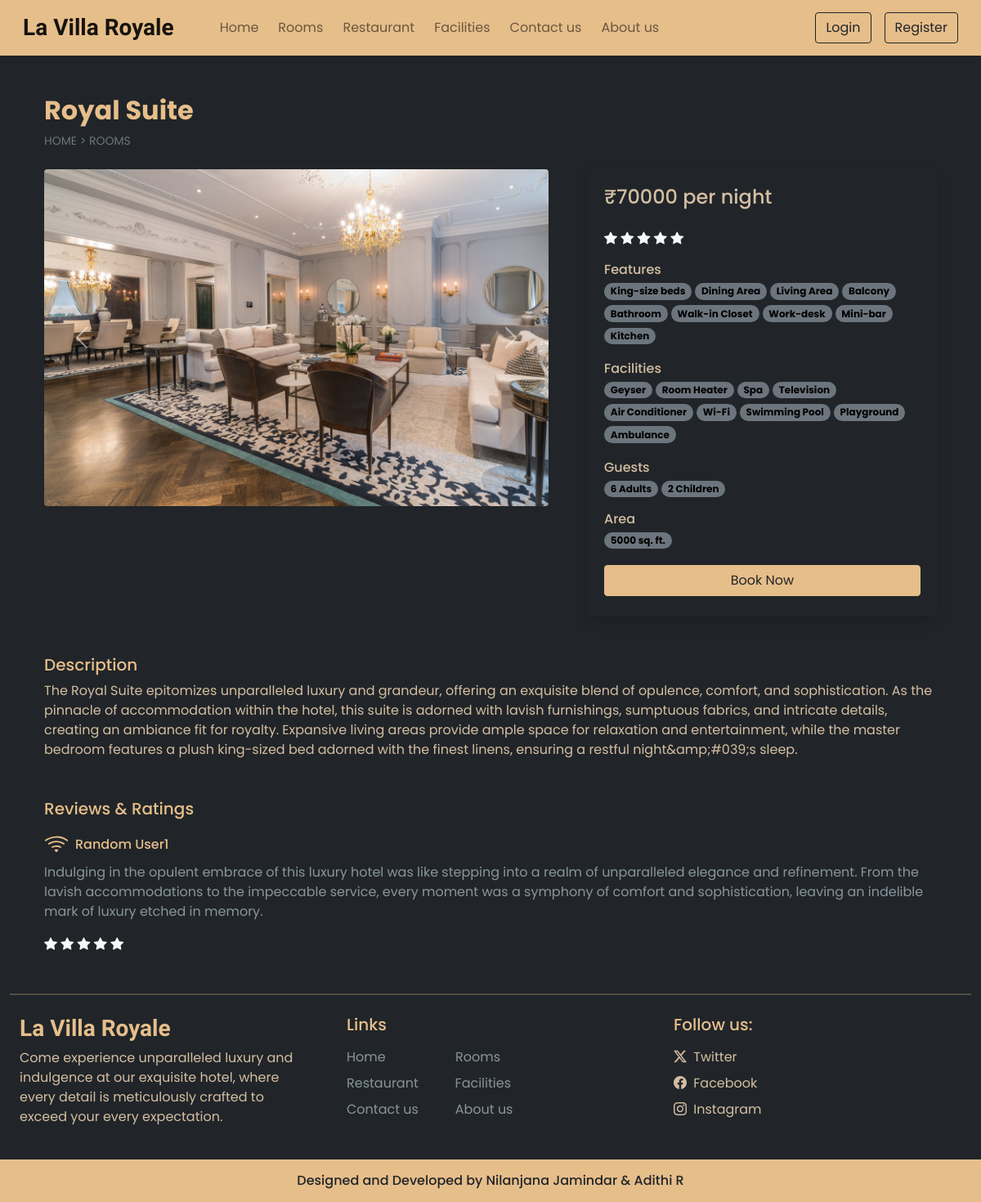
Page /room_details.php?id=3 on the committed database.
### tables this page shows
CREATE TABLE `settings` (
  `sr_no` int(11) NOT NULL,
  `site_title` varchar(50) NOT NULL,
  `site_about` varchar(250) NOT NULL,
  `shutdown` tinyint(1) NOT NULL
);

CREATE TABLE `rooms` (
  `id` int(11) NOT NULL,
  `name` varchar(150) NOT NULL,
  `area` int(11) NOT NULL,
  `price` int(11) NOT NULL,
  `quantity` int(11) NOT NULL,
  `adult` int(11) NOT NULL,
  `children` int(11) NOT NULL,
  `description` varchar(600) NOT NULL,
  `status` tinyint(4) NOT NULL,
  `removed` int(11) NOT NULL DEFAULT 0
);

CREATE TABLE `room_images` (
  `sr_no` int(11) NOT NULL,
  `room_id` int(11) NOT NULL,
  `image` varchar(150) NOT NULL,
  `thumb` tinyint(4) NOT NULL DEFAULT 0
);

CREATE TABLE `features` (
  `id` int(11) NOT NULL,
  `name` varchar(50) NOT NULL
);

CREATE TABLE `facilities` (
  `id` int(11) NOT NULL,
  `icon` varchar(150) NOT NULL,
  `name` varchar(50) NOT NULL,
  `description` varchar(200) NOT NULL
);

### admin/inc/db_config.php (called while the page is built, shortened)
<?php
    function select($sql,$values,$datatypes)
    {
        $con = $GLOBALS['con'];
        if($stmt = mysqli_prepare($con,$sql))
        {
            mysqli_stmt_bind_param($stmt,$datatypes,...$values);
            if(mysqli_stmt_execute($stmt))
            {
                $res = mysqli_stmt_get_result($stmt);
                return $res;
            }
            else
            {
                mysqli_stmt_close($stmt);
                die("Query cannot be executed - Select");
            }
        }
        else
        {
            die("Query cannot be prepared - Select");
        }
    }
?>

### room_details.php (the view, shortened to what this page needs)
<!DOCTYPE html>
<html lang="en">
<head>
    <?php require('inc/links.php');?>
</head>
<body class="bg-dark">
    <?php require('inc/header.php');?>
    <?php
        $data = filteration($_GET);
        $room_res = select("SELECT * FROM `rooms` WHERE `id`=? AND `status`=? AND `removed`=?",[$data['id'],1,0],'iii');
        $room_data = mysqli_fetch_assoc($room_res);
    ?>
    <div class="container">
        <div class="row">
            <div class="col-12 my-5 mb-4 px-4">
                <h2 class="fw-bold" style="color:#e6be8a;"><?php echo $room_data['name']?></h2>
                <div style="font-size: 14px;">
                    <a href="index.php" class="text-secondary text-decoration-none">HOME</a>
                    <span class="text-secondary"> > </span>
                    <a href="rooms.php" class="text-secondary text-decoration-none">ROOMS</a>
                </div>
            </div>
            <div class="col-lg-7 col-md-12 px-4">
                <div id="roomCarousel" class="carousel slide" data-bs-ride="carousel">
                    <div class="carousel-inner">
                        <?php
                            $room_img = ROOMS_IMG_PATH."thumbnail.jpg";
                            $img_q = mysqli_query($con,"SELECT * FROM `room_images`
                                                        WHERE `room_id`='$room_data[id]'");
                            if(mysqli_num_rows($img_q)>0)
                            {
                                $active_class = 'active';
                                while($img_res = mysqli_fetch_assoc($img_q))
                                {
                                    echo"
                                        <div class='carousel-item $active_class'>
                                            <img src='".ROOMS_IMG_PATH.$img_res['image']."' class='d-block w-100 rounded'>
                                        </div>
                                    ";
                                    $active_class='';
                                }
                            }
                            else
                            {
                                echo "
                                    <div class='carousel-item active'>
                                        <img src='$room_img' class='d-block w-100'>
                                    </div>
                                ";
                            }
                        ?>
                    </div>
                    <button class="carousel-control-prev" type="button" data-bs-target="#roomCarousel" data-bs-slide="prev">
                        <span class="carousel-control-prev-icon" aria-hidden="true"></span>
                    </button>
                    <button class="carousel-control-next" type="button" data-bs-target="#roomCarousel" data-bs-slide="next">
                        <span class="carousel-control-next-icon" aria-hidden="true"></span>
                    </button>
                </div>
            </div>
            <div class="col-lg-5 col-md-12 px-4">
                <div class="card bg-dark mb-4 border-top border-4 border-dark rounded shadow">
                    <div class="card-body">
                        <?php
                            echo<<<price
                                <h4 class="mb-4" style="color: #d4bea2;">₹$room_data[price] per night</h4>
                            price;
                            echo<<<rating
                                <div class="rating mb-3">
                                    <i class="bi bi-star-fill text-light"></i>
                                    <i class="bi bi-star-fill text-light"></i>
                                    <i class="bi bi-star-fill text-light"></i>
                                    <i class="bi bi-star-fill text-light"></i>
                                    <i class="bi bi-star-fill text-light"></i>
                                </div>
                            rating;
                            $fea_q = mysqli_query($con,"SELECT f.name FROM `features` f
                                                        INNER JOIN `room_features` rfea ON f.id = rfea.features_id
                                                        WHERE rfea.room_id = '$room_data[id]'");
                            $features_data = "";
                            while($fea_row = mysqli_fetch_assoc($fea_q))
                            {
                                $features_data .="<span class='badge rounded-pill bg-secondary text-wrap me-1 mb-1' style='color:#000000;'>$fea_row[name]</span>";
                            }
                            echo<<<features
                                <div class="features mb-3">
                                    <h6 class="mb-1" style="color:#d4bea2;">Features</h6>
                                    $features_data
                                </div>
                            features;
                            $fac_q = mysqli_query($con,"SELECT f.name FROM `facilities` f
                                                        INNER JOIN `room_facilities` rfac ON f.id = rfac.facilities_id
                                                        WHERE rfac.room_id = '$room_data[id]'");
                            $facilities_data = "";
                            while($fac_row = mysqli_fetch_assoc($fac_q))
                            {
                            $facilities_data .="<span class='badge rounded-pill bg-secondary text-wrap me-1 mb-1' style='color:#000000;'>$fac_row[name]</span>";
                            }
                            echo<<<facilities
                                <div class="facilities mb-3">
                                    <h6 class="mb-1" style="color:#d4bea2;">Facilities</h6>
                                    $facilities_data
                                </div>
                            facilities;
                            echo<<<guests
                                <div class="mb-3">
                                    <h6 class="mb-1" style="color:#d4bea2;">Guests</h6>
                                    <span class="badge rounded-pill bg-secondary text-wrap" style="color:#000000;">
                                        $room_data[adult] Adults
                                    </span>
                                    <span class="badge rounded-pill bg-secondary text-wrap" style="color:#000000;">
                                        $room_data[children] Children
                                    </span>
                                </div>
                            guests;
                            echo<<<area
                                <div class="mb-3">
                                    <h6 class="mb-1" style="color:#d4bea2;">Area</h6>
                                    <span class='badge rounded-pill bg-secondary text-wrap me-1 mb-1' style='color:#000000;'>
                                        $room_data[area] sq. ft.
                                    </span>
                                </div>
                            area;
                        if(!$settings_r['shutdown'])
                        {
                            $login=0;
                            echo<<<book
                                <button onclick='checkLoginToBook($login,$room_data[id])' class="btn w-100 text-dark custom-bg shadow-none mb-1">Book Now</button>
                            book;
                        }
                        ?>
                    </div>
                </div>
            </div>
            <div class="col-12 mt-4 px-4">
                <div class="mb-5">
                    <h5 style="color:#e6be8a;">Description</h5>
                    <p style="color:#d4bea2;">
                        <?php echo $room_data['description']?>
                    </p>
                </div>
                <div class="rewiew-rating">
                    <h5 class="mb-3" style="color:#e6be8a;">Reviews & Ratings</h5>
                    <div class="d-flex align-items-center mb-2">
                        <img src="LVRimages/features/wifi.svg" width="30px">
                        <h6 class="m-0 ms-2" style="color:#e6be8a;">Random User1</h6>
                    </div>
                    <p style="color:#88959c;">
                        Indulging in the opulent embrace of this luxury hotel was like stepping into a realm of unparalleled elegance
                        and refinement. From the lavish accommodations to the impeccable service, every moment was a symphony of
                        comfort and sophistication, leaving an indelible mark of luxury etched in memory.
                    </p>
                    <div class="rating">
                        <i class="bi bi-star-fill text-light"></i>
                        <i class="bi bi-star-fill text-light"></i>
                        <i class="bi bi-star-fill text-light"></i>
                        <i class="bi bi-star-fill text-light"></i>
                        <i class="bi bi-star-fill text-light"></i>
                    </div>
                </div>
            </div>
        </div>
    </div>
    <?php require('inc/footer.php');?>
</body>
</html>

### inc/header.php (shortened to what this page needs)
<nav id="nav-bar" class="navbar navbar-expand-lg navbar-light px-lg-3 py-lg-2 shadow-sm sticky-top" style="background-color: #e6be8a;">
    <div class="container-fluid">
        <a class="navbar-brand me-5 fw-bold fs-3 h-font" href="index.php"><?php echo $settings_r['site_title']?></a>
        <div class="collapse navbar-collapse" id="navbarSupportedContent">
            <ul class="navbar-nav me-auto mb-2 mb-lg-0">
                <li class="nav-item">
                    <a class="nav-link me-2" href="index.php">Home</a>
                </li>
                <li class="nav-item">
                    <a class="nav-link me-2" href="rooms.php">Rooms</a>
                </li>
                <li class="nav-item">
                    <a class="nav-link me-2" href="/DBMS Mini Project/RestaurantProject-main/customerSide/home/home.php" target="_blank">Restaurant</a>
                </li>
                <li class="nav-item">
                    <a class="nav-link me-2" href="facilities.php">Facilities</a>
                </li>
                <li class="nav-item">
                    <a class="nav-link me-2" href="contact.php">Contact us</a>
                </li>
                <li class="nav-item">
                    <a class="nav-link" href="about.php">About us</a>
                </li>
            </ul>
            <div class="d-flex">
                <?php
                    if(isset($_SESSION['login']) && $_SESSION['login']==true)
                    {
                        $path = USERS_IMG_PATH;
                        echo<<<data
                        <div class="btn-group">
                            <button type="button" class="btn btn-outline-dark shadow-none dropdown-toggle" data-bs-toggle="dropdown" data-bs-display="static" aria-expanded="false">
                                <img src="$path$_SESSION[uPic]" style="width:25px; height:25px;" class="me-1">
                                $_SESSION[uName]
                            </button>
                            <ul class="dropdown-menu dropdown-menu-lg-end">
                                <li><a class="dropdown-item" href="logout.php">Logout</a></li>
                            </ul>
                        </div>
                        data;
                    }
                    else
                    {
                        echo<<<data
                            <button type="button" class="btn btn-outline-dark shadow-none me-lg-3 me-2" data-bs-toggle="modal" data-bs-target="#loginModal">
                                Login
                            </button>
                            <button type="button" class="btn btn-outline-dark shadow-none" data-bs-toggle="modal" data-bs-target="#registerModal">
                                Register
                            </button>
                        data;
                    }
                ?>
            </div>
        </div>
    </div>
</nav>

### inc/footer.php (shortened to what this page needs)
<div class="container-fluid bg-dark mt-5">
    <hr style="color:#e6be8a; margin: 0 auto; height: 1.5px;">
    <div class="row">
        <div class="col-lg-4 p-4">
            <h3 class="h-font fw-bold fs-3 mb-2" style="color:#e6be8a;"><?php echo $settings_r['site_title']?></h3>
            <p style="color:#d4bea2;">
            <?php echo $settings_r['site_about']?>
            </p>
        </div>
        <div class="col-lg-4 p-4">
            <h5 class="mb-3" style="color:#e6be8a;">Links</h5>
            <a href="index.php" class="d-inline-block mb-2 text-decoration-none" style="color:#88959c;">Home</a> &emsp; &emsp; &emsp; &emsp;
            <a href="rooms.php" class="d-inline-block mb-2 text-decoration-none" style="color:#88959c;">Rooms</a><br>
            <a href="/DBMS Mini Project/RestaurantProject-main/customerSide/home/home.php" target="_blank" class="d-inline-block mb-2 text-decoration-none" style="color:#88959c;">Restaurant</a> &emsp; &emsp;
            <a href="facilities.php" class="d-inline-block mb-2 text-decoration-none" style="color:#88959c;">Facilities</a><br>
            <a href="contact.php" class="d-inline-block mb-2 text-decoration-none" style="color:#88959c;">Contact us</a> &emsp; &emsp;
            <a href="about.php" class="d-inline-block mb-2 text-decoration-none" style="color:#88959c;">About us</a>
        </div>
        <div class="col-lg-4 p-4">
            <h5 class="mb-3" style="color:#e6be8a;">Follow us:</h5>
            <?php
                if($contact_r['tw']!='')
                {
                    echo<<<data
                        <a href="$contact_r[tw]" class="d-inline-block mb-2 text-decoration-none" style="color:#d4bea2;" target="_blank">
                            <i class="bi bi-twitter-x me-1" style="color:#d4bea2;"></i> Twitter
                        </a><br>
                    data;
                }
            ?>
            <a href="<?php echo $contact_r['fb']?>" class="d-inline-block mb-2 text-decoration-none" style="color:#d4bea2;" target="_blank">
                <i class="bi bi-facebook me-1" style="color:#d4bea2;"></i> Facebook
            </a><br>
            <a href="<?php echo $contact_r['insta']?>" class="d-inline-block text-decoration-none" style="color:#d4bea2;" target="_blank">
                <i class="bi bi-instagram me-1" style="color:#d4bea2;"></i> Instagram
            </a>
        </div>
    </div>
</div>
<h6 class="text-center text-dark p-3 m-0" style="background-color:#e6be8a;">Designed and Developed by Nilanjana Jamindar & Adithi R</h6>

### css/common.css (style rules this page uses)
:root { --gold: #e6be8a; --gold_hover: #e7b069; }
* { font-family: 'Poppins', sans-serif; }
.h-font { font-family: 'Merienda', cursive; }
.custom-bg { background-color: var(--gold); border: 1px solid var(--gold); }

### rows in the picture
settings: site_title "La Villa Royale", site_about "Come experience unparalleled luxury and indulgence at our exquisite hotel, where every detail is meticulously crafted to exceed your every expectation."
rooms: name "Royal Suite", price "70000", adult "6", children "2", area "5000", description "The Royal Suite epitomizes unparalleled luxury and grandeur, offering an exquisite blend of opulence, comfort, and sophistication. As the pinnacle of accommodation within the hotel, this suite is adorned with lavish furnishings, sumptuous fabrics, and intricate details, creating an ambiance fit for royalty. Expansive living areas provide ample space for relaxation and entertainment, while the master bedroom features a plush king-sized bed adorned with the finest linens, ensuring a restful night&amp;#039;s sleep."
room_images: image (picture)
features: name "King-size beds"
features: name "Dining Area"
features: name "Living Area"
features: name "Balcony"
features: name "Bathroom"
features: name "Walk-in Closet"
features: name "Work-desk"
features: name "Mini-bar"
features: name "Kitchen"
facilities: name "Geyser"
facilities: name "Room Heater"
facilities: name "Spa"
facilities: name "Television"
facilities: name "Air Conditioner"
facilities: name "Wi-Fi"
facilities: name "Swimming Pool"
facilities: name "Playground"
facilities: name "Ambulance"
